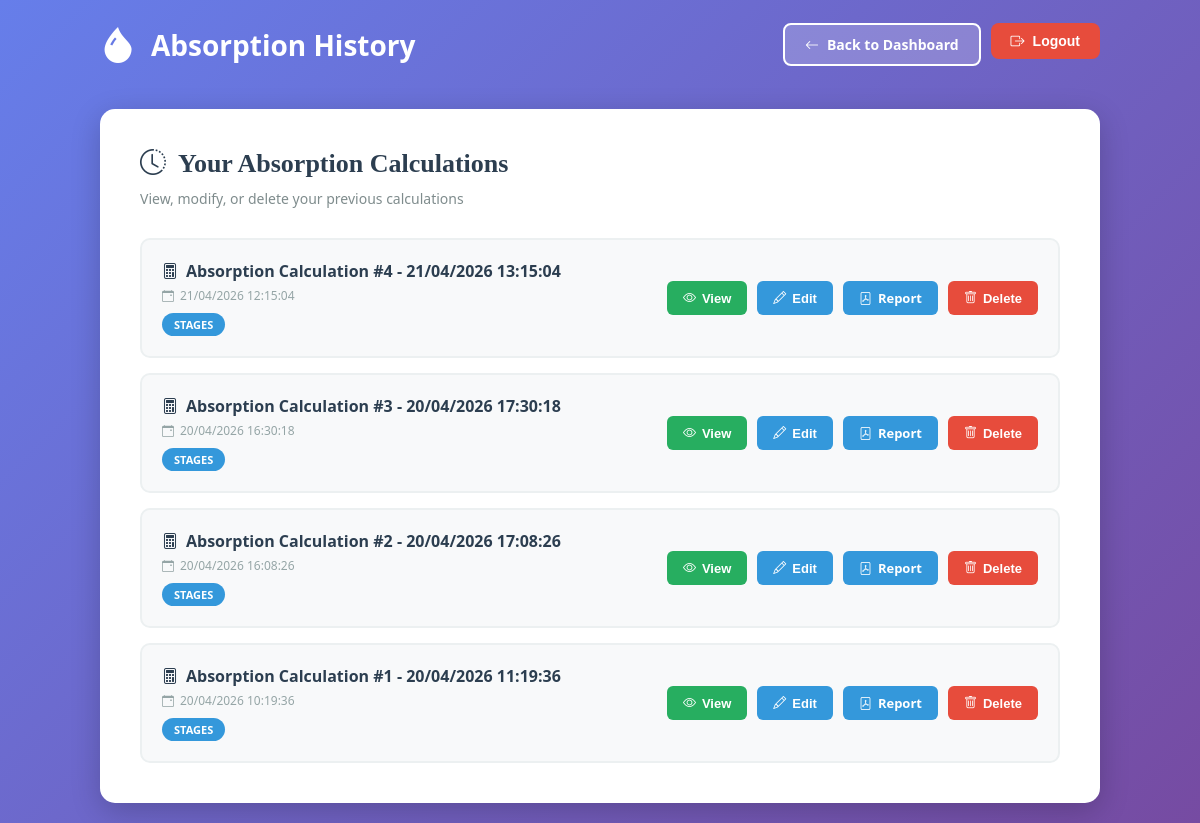
The app's page /historique-absorption (signed in) with its own data.
### app.py (models this page shows)
class Calculation(db.Model):
    __tablename__ = 'calculation'
    id = db.Column(db.Integer, primary_key=True)
    user_id = db.Column(db.Integer, db.ForeignKey('user.id'), nullable=False)
    calculation_type = db.Column(db.String(20), nullable=False)  # 'absorption' ou 'desorption'
    mode = db.Column(db.String(20), nullable=False)  # 'stages' ou 'target'
    timestamp = db.Column(db.DateTime, default=db.func.now(), nullable=False)
    title = db.Column(db.String(100), nullable=False)
    parameters = db.Column(db.Text, nullable=False)
    results = db.Column(db.Text, nullable=False)
    plot_url = db.Column(db.Text, nullable=False)

### app.py (the view)
@app.route('/historique-absorption', methods=['GET'])
def historique_absorption():
    if 'user_id' not in session:
        return redirect(url_for('login'))
    user_id = session['user_id']
    calculations = Calculation.query.filter_by(
        user_id=user_id,
        calculation_type='absorption'
    ).order_by(Calculation.timestamp.desc()).all()
    return render_template('historique.html',
                         calculations=calculations,
                         calc_type='absorption',
                         username=session.get('username'))

### app.py (called while the page is built)
@app.context_processor
def inject_language():
    lang = session.get('lang', 'fr')
    return {
        'current_language': lang,
        'supported_languages': [
            {'code': 'en', 'name': 'English', 'flag': '🇬🇧'},
            {'code': 'fr', 'name': 'Français', 'flag': '🇫🇷'},
            {'code': 'es', 'name': 'Español', 'flag': '🇪🇸'},
        ],
        'gettext': lambda key: get_text(key, lang),
        'app_name': get_text('app_name', lang),
        'app_description': get_text('app_description', lang),
    }

### translations.py (called while the page is built)
def get_text(key, language='en'):
    if language not in TRANSLATIONS:
        language = 'en'
    return TRANSLATIONS[language].get(key, key)

### templates/historique.html (shortened to what this page needs)
<!DOCTYPE html>
<html lang="en">
<head>
    <link href="https://cdn.jsdelivr.net/npm/bootstrap-icons@1.11.0/font/bootstrap-icons.css" rel="stylesheet">
</head>
<body>
    <div class="container">
        <div class="header">
            <div class="header-title">
                {% if calc_type == 'absorption' %}
                    <i class="bi bi-droplet-fill"></i> Absorption History
                {% else %}
                    <i class="bi bi-wind"></i> Desorption History
                {% endif %}
            </div>
            <div class="header-nav">
                <a href="/dashboard" class="btn btn-secondary">
                    <i class="bi bi-arrow-left"></i> Back to Dashboard
                </a>
                <form method="POST" action="/logout" style="display: inline;">
                    <button type="submit" class="btn btn-logout" onclick="return confirm('Are you sure?')">
                        <i class="bi bi-box-arrow-right"></i> Logout
                    </button>
                </form>
            </div>
        </div>
        <div class="content">
            <h1 class="content-title">
                {% if calc_type == 'absorption' %}
                    <i class="bi bi-clock-history"></i> Your Absorption Calculations
                {% else %}
                    <i class="bi bi-clock-history"></i> Your Desorption Calculations
                {% endif %}
            </h1>
            <p class="content-subtitle">View, modify, or delete your previous calculations</p>
            {% if calculations %}
                <div class="calculation-list">
                    {% for calc in calculations %}
                        <div class="calculation-item">
                            <div class="calculation-info" onclick="viewCalculation({{ calc.id }})">
                                <div class="calculation-title">
                                    <i class="bi bi-calculator"></i> {{ calc.title }}
                                </div>
                                <div class="calculation-date">
                                    <i class="bi bi-calendar-event"></i>
                                    {% set dt = calc.timestamp.strftime('%d/%m/%Y %H:%M:%S') %}
                                    {{ dt }}
                                </div>
                                <div style="margin-top: 8px;">
                                    <span class="calculation-badge">{{ calc.mode.upper() }}</span>
                                </div>
                            </div>
                            <div class="calculation-actions">
                                <button class="action-btn action-btn-view" onclick="viewCalculation({{ calc.id }})">
                                    <i class="bi bi-eye"></i> View
                                </button>
                                <button class="action-btn action-btn-edit" onclick="editCalculation({{ calc.id }})">
                                    <i class="bi bi-pencil"></i> Edit
                                </button>
                                <a href="/rapport/{{ calc.id }}" class="action-btn" style="background: #3498db; color: white; text-decoration: none;">
                                    <i class="bi bi-file-pdf"></i> Report
                                </a>
                                <button class="action-btn action-btn-delete" onclick="showDeleteModal({{ calc.id }}, '{{ calc.title }}')">
                                    <i class="bi bi-trash"></i> Delete
                                </button>
                            </div>
                        </div>
                    {% endfor %}
                </div>
            {% endif %}
        </div>
    </div>
</body>
</html>

### templates/historique.html (style rules this page uses)
:root { --primary: #2c3e50; --secondary: #e74c3c; --success: #27ae60; --info: #3498db; --warning: #f39c12; --danger: #e74c3c; --light: #ecf0f1; --dark: #34495e; }
* { margin: 0; padding: 0; box-sizing: border-box; }
body { font-family: 'Montserrat', 'Segoe UI', Tahoma, Geneva, Verdana, sans-serif; background: linear-gradient(135deg, #667eea 0%, #764ba2 100%); min-height: 100vh; padding: 20px; }
.container { max-width: 1000px; margin: 0 auto; }
.header { display: flex; justify-content: space-between; align-items: center; margin-bottom: 40px; flex-wrap: wrap; gap: 20px; }
.header-title { display: flex; align-items: center; gap: 15px; font-size: 28px; font-weight: 700; color: white; }
.header-title i { font-size: 36px; }
.header-nav { display: flex; gap: 10px; }
.btn { display: inline-flex; align-items: center; justify-content: center; gap: 8px; padding: 10px 20px; border: none; border-radius: 8px; font-weight: 600; text-decoration: none; cursor: pointer; transition: all 0.3s ease; font-size: 14px; }
.btn-secondary { background-color: rgba(255, 255, 255, 0.2); color: white; border: 2px solid white; }
.btn-logout { background-color: var(--secondary); color: white; }
.content { background: white; padding: 40px; border-radius: 15px; box-shadow: 0 8px 30px rgba(0,0,0,0.2); }
.content-title { font-size: 26px; color: var(--primary); margin-bottom: 10px; display: flex; align-items: center; gap: 12px; font-family: 'Playfair Display', serif; }
.content-subtitle { color: #7f8c8d; font-size: 14px; margin-bottom: 30px; }
.calculation-list { display: flex; flex-direction: column; gap: 15px; }
.calculation-item { background: #f8f9fa; border: 2px solid #ecf0f1; border-radius: 10px; padding: 20px; display: flex; align-items: center; justify-content: space-between; gap: 15px; transition: all 0.3s ease; flex-wrap: wrap; }
.calculation-info { flex: 1; min-width: 200px; cursor: pointer; }
.calculation-title { font-weight: 700; color: var(--primary); font-size: 16px; margin-bottom: 5px; display: flex; align-items: center; gap: 8px; transition: color 0.3s ease; }
.calculation-date { font-size: 12px; color: #95a5a6; display: flex; align-items: center; gap: 6px; }
.calculation-badge { display: inline-block; background: var(--info); color: white; padding: 4px 12px; border-radius: 20px; font-size: 11px; font-weight: 600; }
.calculation-actions { display: flex; gap: 10px; flex-wrap: wrap; }
.action-btn { padding: 8px 16px; border: none; border-radius: 6px; font-size: 13px; font-weight: 600; cursor: pointer; transition: all 0.3s ease; display: flex; align-items: center; gap: 6px; }
.action-btn-edit { background: var(--info); color: white; }
.action-btn-delete { background: var(--secondary); color: white; }
.action-btn-view { background: var(--success); color: white; }

### records on screen
Calculation: title "Absorption Calculation #4 - 21/04/2026 13:15:04", dt "21/04/2026 12:15:04", mode "STAGES"
Calculation: title "Absorption Calculation #3 - 20/04/2026 17:30:18", dt "20/04/2026 16:30:18", mode "STAGES"
Calculation: title "Absorption Calculation #2 - 20/04/2026 17:08:26", dt "20/04/2026 16:08:26", mode "STAGES"
Calculation: title "Absorption Calculation #1 - 20/04/2026 11:19:36", dt "20/04/2026 10:19:36", mode "STAGES"
